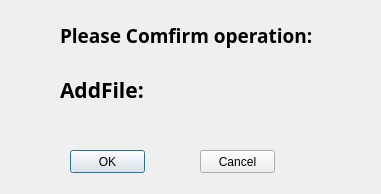
<?xml version="1.0" encoding="UTF-8"?>
<ui version="4.0">
 <class>Dialog_Check_Comfirm</class>
 <widget class="QDialog" name="Dialog_Check_Comfirm">
  <property name="geometry">
   <rect>
    <x>0</x>
    <y>0</y>
    <width>381</width>
    <height>194</height>
   </rect>
  </property>
  <property name="windowTitle">
   <string>CheckComfirm</string>
  </property>
  <widget class="QLabel" name="label_Comfirm_Title">
   <property name="geometry">
    <rect>
     <x>60</x>
     <y>20</y>
     <width>301</width>
     <height>31</height>
    </rect>
   </property>
   <property name="font">
    <font>
     <family>SimSun-ExtB</family>
     <pointsize>14</pointsize>
     <weight>75</weight>
     <bold>true</bold>
    </font>
   </property>
   <property name="text">
    <string>Please Comfirm operation:</string>
   </property>
  </widget>
  <widget class="QLabel" name="label_Operation">
   <property name="geometry">
    <rect>
     <x>60</x>
     <y>80</y>
     <width>88</width>
     <height>19</height>
    </rect>
   </property>
   <property name="font">
    <font>
     <family>SimSun-ExtB</family>
     <pointsize>16</pointsize>
     <weight>75</weight>
     <bold>true</bold>
    </font>
   </property>
   <property name="text">
    <string>AddFile:</string>
   </property>
  </widget>
  <widget class="QPushButton" name="pushButton_ok">
   <property name="geometry">
    <rect>
     <x>70</x>
     <y>150</y>
     <width>75</width>
     <height>23</height>
    </rect>
   </property>
   <property name="text">
    <string>OK</string>
   </property>
  </widget>
  <widget class="QPushButton" name="pushButton_Cancel">
   <property name="geometry">
    <rect>
     <x>200</x>
     <y>150</y>
     <width>75</width>
     <height>23</height>
    </rect>
   </property>
   <property name="text">
    <string>Cancel</string>
   </property>
  </widget>
 </widget>
 <resources/>
 <connections>
  <connection>
   <sender>pushButton_ok</sender>
   <signal>clicked()</signal>
   <receiver>Dialog_Check_Comfirm</receiver>
   <slot>Save()</slot>
   <hints>
    <hint type="sourcelabel">
     <x>105</x>
     <y>164</y>
    </hint>
    <hint type="destinationlabel">
     <x>21</x>
     <y>154</y>
    </hint>
   </hints>
  </connection>
  <connection>
   <sender>pushButton_Cancel</sender>
   <signal>clicked()</signal>
   <receiver>Dialog_Check_Comfirm</receiver>
   <slot>Cancel()</slot>
   <hints>
    <hint type="sourcelabel">
     <x>197</x>
     <y>160</y>
    </hint>
    <hint type="destinationlabel">
     <x>296</x>
     <y>162</y>
    </hint>
   </hints>
  </connection>
 </connections>
 <slots>
  <slot>Save()</slot>
  <slot>Cancel()</slot>
 </slots>
</ui>
